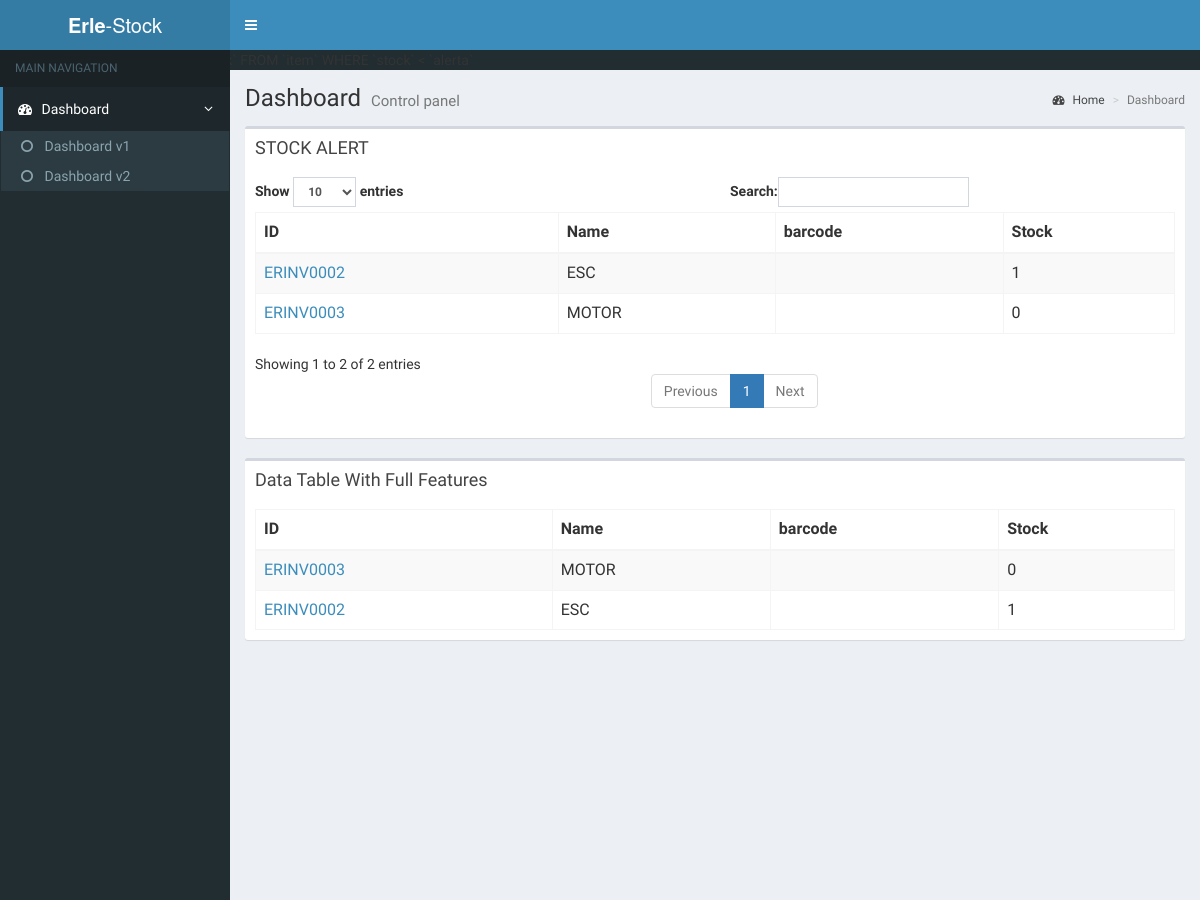
Before: / (upper part) with the older database file.
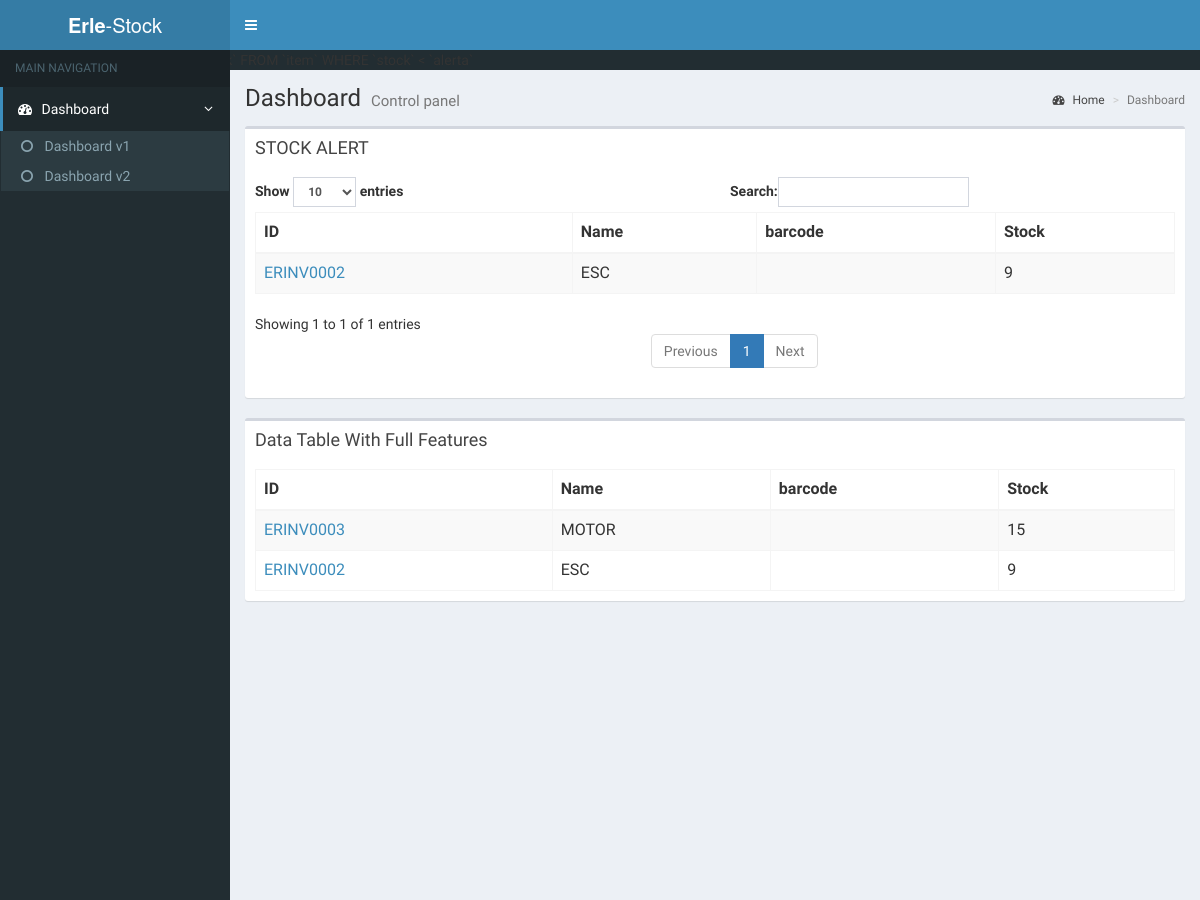
After: the same page with the newer database file.
### tables this page shows
CREATE TABLE `item` (
  `id` int(11) NOT NULL,
  `name` varchar(200) NOT NULL,
  `barcode` int(12) DEFAULT NULL,
  `stock` int(11) NOT NULL,
  `alerta` int(11) NOT NULL DEFAULT '10'
);

### index.php (the view, shortened to what this page needs)
<?php include('includes/alt.php');
  include('includes/conectar.php');
  $sql = "SELECT `id`, `name`, `barcode`, `stock` FROM `item` ORDER BY name DESC";
  $quer=mysqli_query($con,$sql);
  $sql = "SELECT `id`, `name`, `barcode`, `stock` FROM `item` WHERE `stock` < `alerta`";
  $querAlert=mysqli_query($con,$sql);
echo $sql;
?>
  <div class="content-wrapper">
    <section class="content-header">
      <h1>
        Dashboard
        <small>Control panel</small>
      </h1>
      <ol class="breadcrumb">
        <li><a href="#"><i class="fa fa-dashboard"></i> Home</a></li>
        <li class="active">Dashboard</li>
      </ol>
    </section>
    <section class="content">
      <div class="row">
        <div class="col-xs-12">
              <div class="box">
                <div class="box-header">
                  <h3 class="box-title">STOCK ALERT</h3>
                </div>
                <div class="box-body">
                  <table id="example1" class="table table-bordered table-striped">
                    <thead>
                    <tr>
                      <th>ID</th>
                      <th>Name</th>
                      <th>barcode</th>
                      <th>Stock</th>
                    </tr>
                    </thead>
                    <tbody>
                      <?php while($resul = mysqli_fetch_assoc($querAlert)) {
                        $resulID=$resul['id'];
                        $resulNombre=$resul['name'];
                        $resulBarcode=$resul['barcode'];
                        $resulStock=$resul['stock'];
                        ?>
                            <tr>
                              <td><a target="item" href="item.php?id=<?php echo sprintf('%04d', $resulID);?>"><?php echo "ERINV".sprintf('%04d', $resulID);?></a></td>
                              <td><?php echo $resulNombre;?></td>
                              <td><?php echo $resulBarcode;?></td>
                              <td><?php echo $resulStock;?></td>
                            </tr>
                      <?php } ?>
                  </table>
                </div>
              </div>
            </div>
          </div>
      <div class="row">
        <div class="col-xs-12">
              <div class="box">
                <div class="box-header">
                  <h3 class="box-title">Data Table With Full Features</h3>
                </div>
                <div class="box-body">
                  <table id="example1" class="table table-bordered table-striped">
                    <thead>
                    <tr>
                      <th>ID</th>
                      <th>Name</th>
                      <th>barcode</th>
                      <th>Stock</th>
                    </tr>
                    </thead>
                    <tbody>
                      <?php while($resul = mysqli_fetch_assoc($quer)) {
                        $resulID=$resul['id'];
                        $resulNombre=$resul['name'];
                        $resulBarcode=$resul['barcode'];
                        $resulStock=$resul['stock'];
                        ?>
                            <tr>
                              <td><a target="item" href="item.php?id=<?php echo sprintf('%04d', $resulID);?>"><?php echo "ERINV".sprintf('%04d', $resulID);?></a></td>
                              <td><?php echo $resulNombre;?></td>
                              <td><?php echo $resulBarcode;?></td>
                              <td><?php echo $resulStock;?></td>
                            </tr>
                      <?php } ?>
                  </table>
                </div>
              </div>
            </div>
              </div>
            </section>
  </div>
<?php include('includes/bottom.php');?>

Changed rows visible on the page:
no longer on one of the page's lists (row edited): item: id "0003", name "MOTOR", stock "0"
changed item "ESC": stock "1" → "9"
changed item "MOTOR": stock "0" → "15"
Other visible differences:
text written by a page script: "Show entries Search: Showing 1 to 2 of 2 entries Previous 1 Next" → "Show entries Search: Showing 1 to 1 of 1 entries Previous 1 Next"
